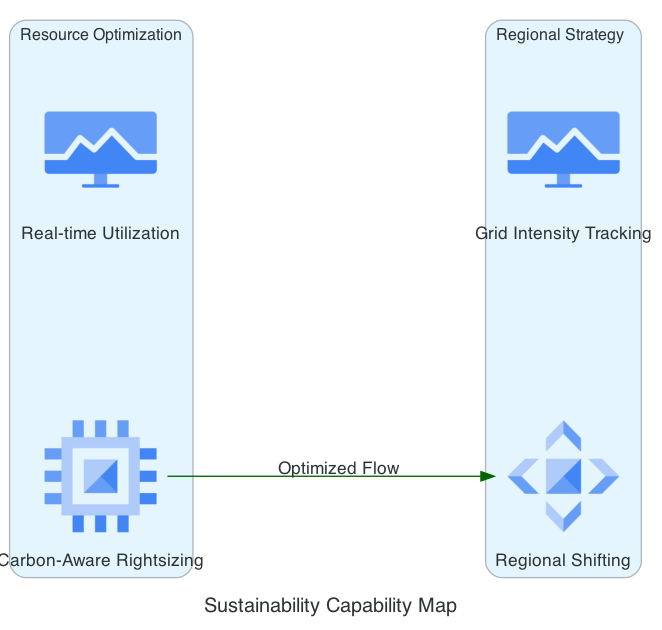

Source code (Python):
from diagrams import Diagram, Cluster, Edge
from diagrams.gcp.compute import GCE
from diagrams.gcp.network import CDN
from diagrams.gcp.operations import Monitoring

graph_attr = {"pad": "0.1", "nodesep": "1.5", "ranksep": "2.0", "bgcolor": "transparent"}

with Diagram("Sustainability Capability Map", show=False, filename="capability_map", direction="LR", graph_attr=graph_attr):
    with Cluster("Resource Optimization"):
        res = GCE("Carbon-Aware Rightsizing")
        mon = Monitoring("Real-time Utilization")
    
    with Cluster("Regional Strategy"):
        reg = CDN("Regional Shifting")
        grid = Monitoring("Grid Intensity Tracking")

    res >> Edge(color="darkgreen", label="Optimized Flow") >> reg
